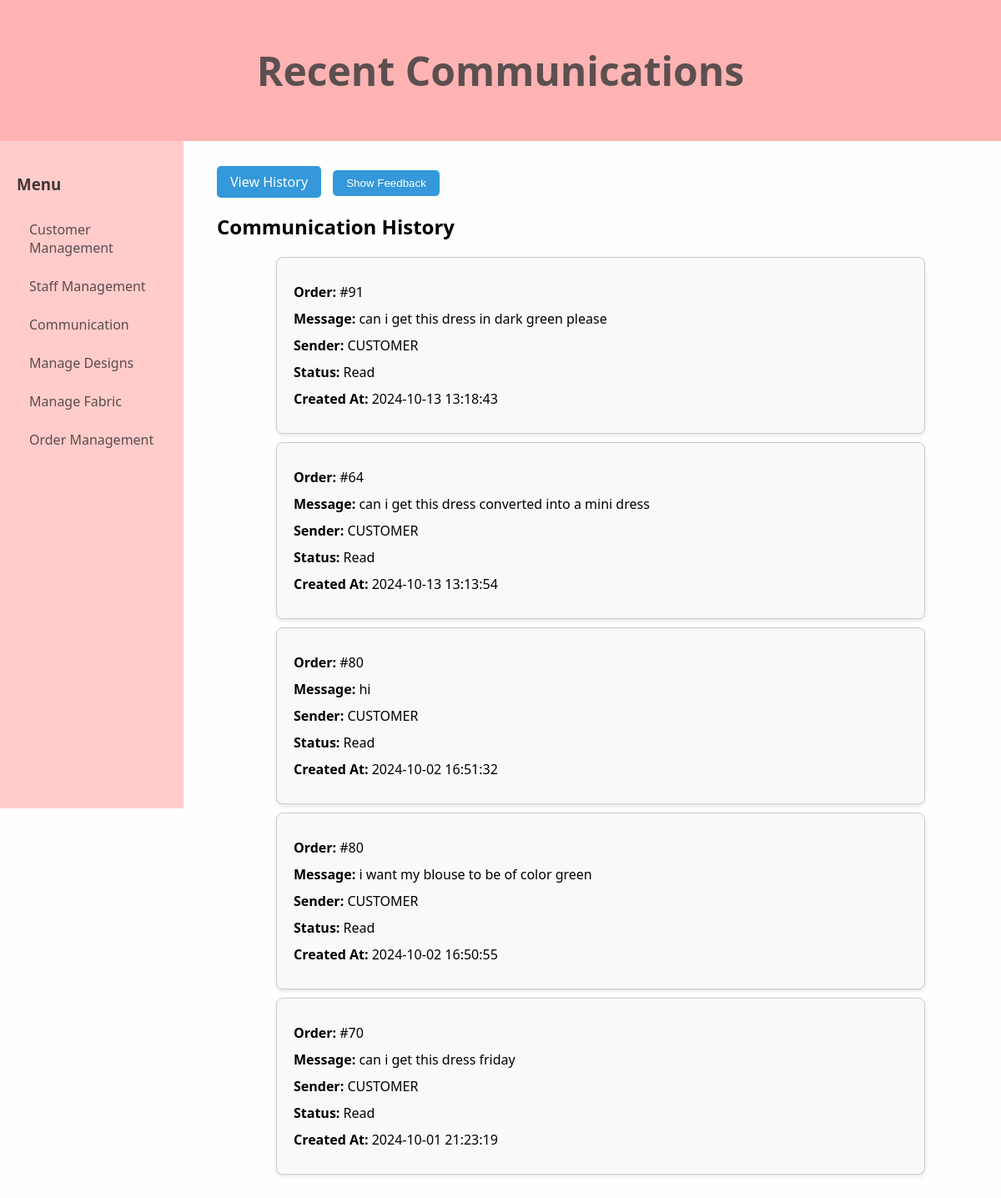
The page /admin/communications.php?view_history=true on the database its author committed.
### tables this page shows
CREATE TABLE `comments` (
  `COMMENT_ID` int(11) NOT NULL,
  `USER_ID` int(11) NOT NULL,
  `ORDER_ID` int(11) DEFAULT NULL,
  `COMMENTS` text NOT NULL,
  `SENDER_TYPE` enum('ADMIN','CUSTOMER','STAFF') NOT NULL,
  `READ1` enum('SEND','ACCEPTED','REJECTED') NOT NULL DEFAULT 'SEND',
  `CREATED_AT` datetime NOT NULL DEFAULT current_timestamp()
);

### admin/communications.php (the view, shortened to what this page needs)
<?php
$conn = mysqli_connect("localhost", "root", "", "fashion");
?>
<!DOCTYPE html>
<html lang="en">
<head>
    <link rel="stylesheet" href="admin1.css">
</head>
<body>
    <div class="header">
        <h1>Recent Communications</h1>
    </div>
    <div class="admin-dashboard">
        <aside class="sidebar">
            <h3>Menu</h3>
            <a href="customers.php">Customer Management</a>
            <a href="staff.php">Staff Management</a>
            <a href="communications.php">Communication</a>
            <a href="manageDesign.php">Manage Designs</a>
            <a href="manageFabric.php">Manage Fabric</a>
            <a href="OrderManage.php">Order Management</a>
        </aside>
        <main class="content">
            <form action="" method="post">
                <div class="actions">
                    <a href="?view_history=true" class="view_history">View History</a>
                    <button type="submit" name="show_feedback" class="show-feedback">Show Feedback</button>
                </div>
            </form>
            <?php
            if (isset($_GET['view_history'])) {
                $history_sql = "SELECT COMMENT_ID, USER_ID, ORDER_ID, COMMENTS, SENDER_TYPE, READ1, CREATED_AT
                                FROM comments
                                ORDER BY CREATED_AT DESC";
                $history_result = mysqli_query($conn, $history_sql);
                if ($history_result && mysqli_num_rows($history_result) > 0) {
                    echo "<h2>Communication History</h2>";
                    while ($history = mysqli_fetch_assoc($history_result)) {
                        echo "<div class='message-tile'>
                                <p><strong>Order:</strong> #" . $history['ORDER_ID'] . "</p>
                                <p><strong>Message:</strong> " . htmlspecialchars($history['COMMENTS']) . "</p>
                                <p><strong>Sender:</strong> " . htmlspecialchars($history['SENDER_TYPE']) . "</p>
                                <p><strong>Status:</strong> " . ($history['READ1'] ? "Read" : "Unread") . "</p>
                                <p><strong>Created At:</strong> " . htmlspecialchars($history['CREATED_AT']) . "</p>
                              </div>";
                    }
                } else {
                    echo "<p>No communication history found.</p>";
                }
            }
            ?>
        </main>
    </div>
</body>
</html>

### admin/admin1.css (style rules this page uses)
body { font-family: 'Segoe UI', Tahoma, Geneva, Verdana, sans-serif; background-color: #fefefe; margin: 0; padding: 0; }
.header { background-color: #ffb3b3; color: #5c4f4f; padding: 20px; text-align: center; font-size: 1.5em; }
.sidebar { width: 220px; background-color: #ffcccb; color: #413636; height: 100vh; float: left; padding: 20px; box-sizing: border-box; transition: width 0.3s; }
.sidebar a { color: #5c4c4c; display: block; padding: 12px 15px; text-decoration: none; border-radius: 4px; transition: background-color 0.3s; }
.content { margin-left: 240px; padding: 20px; box-sizing: border-box; }
button { padding: 8px 15px; margin-right: 5px; border: none; color: white; border-radius: 4px; background-color: #ff7f7f; cursor: pointer; transition: background-color 0.3s, transform 0.2s; }
.view_history { padding: 8px 15px; margin-right: 5px; border: none; color: white; border-radius: 4px; background-color: #ff7f7f; cursor: pointer; transition: background-color 0.3s, transform 0.2s; }

### admin/communications.php (style rules this page uses)
.message-tile, .feedback-tile { border: 1px solid #ccc; padding: 20px; margin: 10px auto; border-radius: 8px; box-shadow: 0 2px 5px rgba(0, 0, 0, 0.1); width: 80%; background-color: #f9f9f9; }
.message-tile p, .feedback-tile p { margin: 10px 0; }
.actions { margin-top: 15px; }
.actions > a, .show-feedback { padding: 8px 16px; border: none; text-decoration: none; background-color: #3498db; color: white; border-radius: 5px; cursor: pointer; margin-right: 10px; }

### rows shown on the page
comments: ORDER_ID "91", COMMENTS "can i get this dress in dark green please", SENDER_TYPE "CUSTOMER", READ1 "Read", CREATED_AT "2024-10-13 13:18:43"
comments: ORDER_ID "64", COMMENTS "can i get this dress converted into a mini dress", SENDER_TYPE "CUSTOMER", READ1 "Read", CREATED_AT "2024-10-13 13:13:54"
comments: ORDER_ID "80", COMMENTS "hi", SENDER_TYPE "CUSTOMER", READ1 "Read", CREATED_AT "2024-10-02 16:51:32"
comments: ORDER_ID "80", COMMENTS "i want my blouse to be of color green", SENDER_TYPE "CUSTOMER", READ1 "Read", CREATED_AT "2024-10-02 16:50:55"
comments: ORDER_ID "70", COMMENTS "can i get this dress friday", SENDER_TYPE "CUSTOMER", READ1 "Read", CREATED_AT "2024-10-01 21:23:19"
